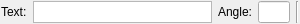
<?xml version="1.0" encoding="UTF-8"?>
<ui version="4.0">
 <class>Ui_MTextOptions</class>
 <widget class="QWidget" name="Ui_MTextOptions">
  <property name="geometry">
   <rect>
    <x>0</x>
    <y>0</y>
    <width>300</width>
    <height>24</height>
   </rect>
  </property>
  <property name="sizePolicy">
   <sizepolicy hsizetype="Fixed" vsizetype="Fixed">
    <horstretch>0</horstretch>
    <verstretch>0</verstretch>
   </sizepolicy>
  </property>
  <property name="minimumSize">
   <size>
    <width>200</width>
    <height>22</height>
   </size>
  </property>
  <property name="maximumSize">
   <size>
    <width>300</width>
    <height>32767</height>
   </size>
  </property>
  <property name="windowTitle">
   <string>Text Options</string>
  </property>
  <property name="toolTip">
   <string/>
  </property>
  <layout class="QHBoxLayout">
   <property name="leftMargin">
    <number>1</number>
   </property>
   <property name="topMargin">
    <number>1</number>
   </property>
   <property name="rightMargin">
    <number>1</number>
   </property>
   <property name="bottomMargin">
    <number>1</number>
   </property>
   <item>
    <widget class="QLabel" name="lText">
     <property name="text">
      <string>Text:</string>
     </property>
     <property name="wordWrap">
      <bool>false</bool>
     </property>
    </widget>
   </item>
   <item>
    <widget class="QTextEdit" name="teText">
     <property name="sizePolicy">
      <sizepolicy hsizetype="Preferred" vsizetype="Fixed">
       <horstretch>0</horstretch>
       <verstretch>0</verstretch>
      </sizepolicy>
     </property>
     <property name="minimumSize">
      <size>
       <width>0</width>
       <height>22</height>
      </size>
     </property>
     <property name="maximumSize">
      <size>
       <width>32767</width>
       <height>22</height>
      </size>
     </property>
     <property name="verticalScrollBarPolicy">
      <enum>Qt::ScrollBarAlwaysOff</enum>
     </property>
     <property name="horizontalScrollBarPolicy">
      <enum>Qt::ScrollBarAlwaysOff</enum>
     </property>
    </widget>
   </item>
   <item>
    <widget class="QLabel" name="lAngle">
     <property name="text">
      <string>Angle:</string>
     </property>
     <property name="wordWrap">
      <bool>false</bool>
     </property>
    </widget>
   </item>
   <item>
    <widget class="QLineEdit" name="leAngle"/>
   </item>
   <item>
    <widget class="Line" name="sep1">
     <property name="sizePolicy">
      <sizepolicy hsizetype="Fixed" vsizetype="Minimum">
       <horstretch>0</horstretch>
       <verstretch>0</verstretch>
      </sizepolicy>
     </property>
     <property name="frameShape">
      <enum>QFrame::VLine</enum>
     </property>
     <property name="frameShadow">
      <enum>QFrame::Sunken</enum>
     </property>
    </widget>
   </item>
  </layout>
 </widget>
 <layoutdefault spacing="6" margin="11"/>
 <resources/>
 <connections>
  <connection>
   <sender>teText</sender>
   <signal>textChanged()</signal>
   <receiver>Ui_MTextOptions</receiver>
   <slot>updateText()</slot>
   <hints>
    <hint type="sourcelabel">
     <x>20</x>
     <y>20</y>
    </hint>
    <hint type="destinationlabel">
     <x>20</x>
     <y>20</y>
    </hint>
   </hints>
  </connection>
  <connection>
   <sender>leAngle</sender>
   <signal>textChanged(QString)</signal>
   <receiver>Ui_MTextOptions</receiver>
   <slot>updateAngle()</slot>
   <hints>
    <hint type="sourcelabel">
     <x>20</x>
     <y>20</y>
    </hint>
    <hint type="destinationlabel">
     <x>20</x>
     <y>20</y>
    </hint>
   </hints>
  </connection>
 </connections>
</ui>
